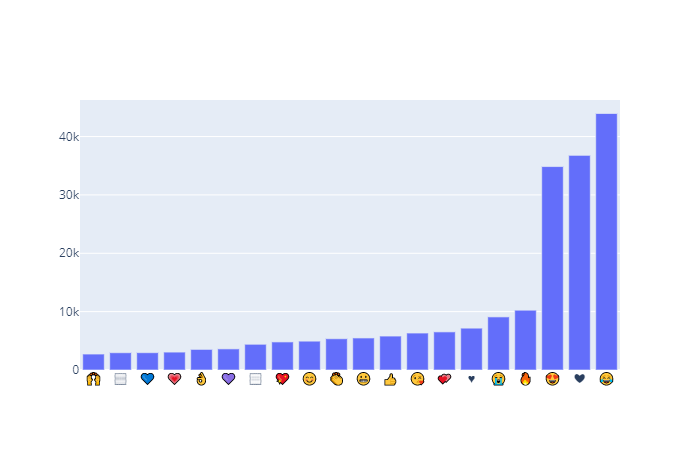

The script that drew this image:
#It's important to know first how emoji work in python
#Every emoji has a Unicode associated with it
# grinning squinting face for example print("\U0001F606") 

#importing the used libraris
import pandas as pd
import emoji #to be able to deal with emojis
import plotly.graph_objects as go 
from plotly.offline import iplot

#importing data
comments = pd.read_csv('GBcomments.csv', error_bad_lines=False)

#Cleaning the df
comments.dropna(inplace=True)

#Filtering the emojis in a specific comment
#comment = comments["comment_text"][1]#getting the comment with emojis
#[i for i in comment if i in emoji.UNICODE_EMOJI] #to get the emoji in a comment for example

#Filtering all the comments
str = ""
for i in comments["comment_text"]:
    list = [c for c in i if c in emoji.UNICODE_EMOJI]
    for ele in list: # this basically turns the list into a string
        str = str + ele 
#print(str) just making sure we got the right results

#now to create a dic of the emojis and how many times they were repeated
results = {}
for i in set(str): #used a set so that mojis wont be repeated (uniqe) in the dic
    results[i] = str.count(i)
#print(results) to check the results

final = {}
for key , value in sorted(results.items(),key= lambda item:item[1]): #the result.items is the get the results in form of a 2 elem tuples and the we use sorted to sort it using the key
    final[key] = value
keys = [*final.keys()] 
#print(keys) to make sure it was right
values = [*final.values()]
#print(values) same thing 

#making a dataframe out of the information we got so far
df = pd.DataFrame({"chars": keys[-20:],"num":values[-20:]}) # to get the last 20 emojis

#now to visualize the informations
trace=go.Bar(x=df["chars"], y=df["num"])
iplot([trace])
